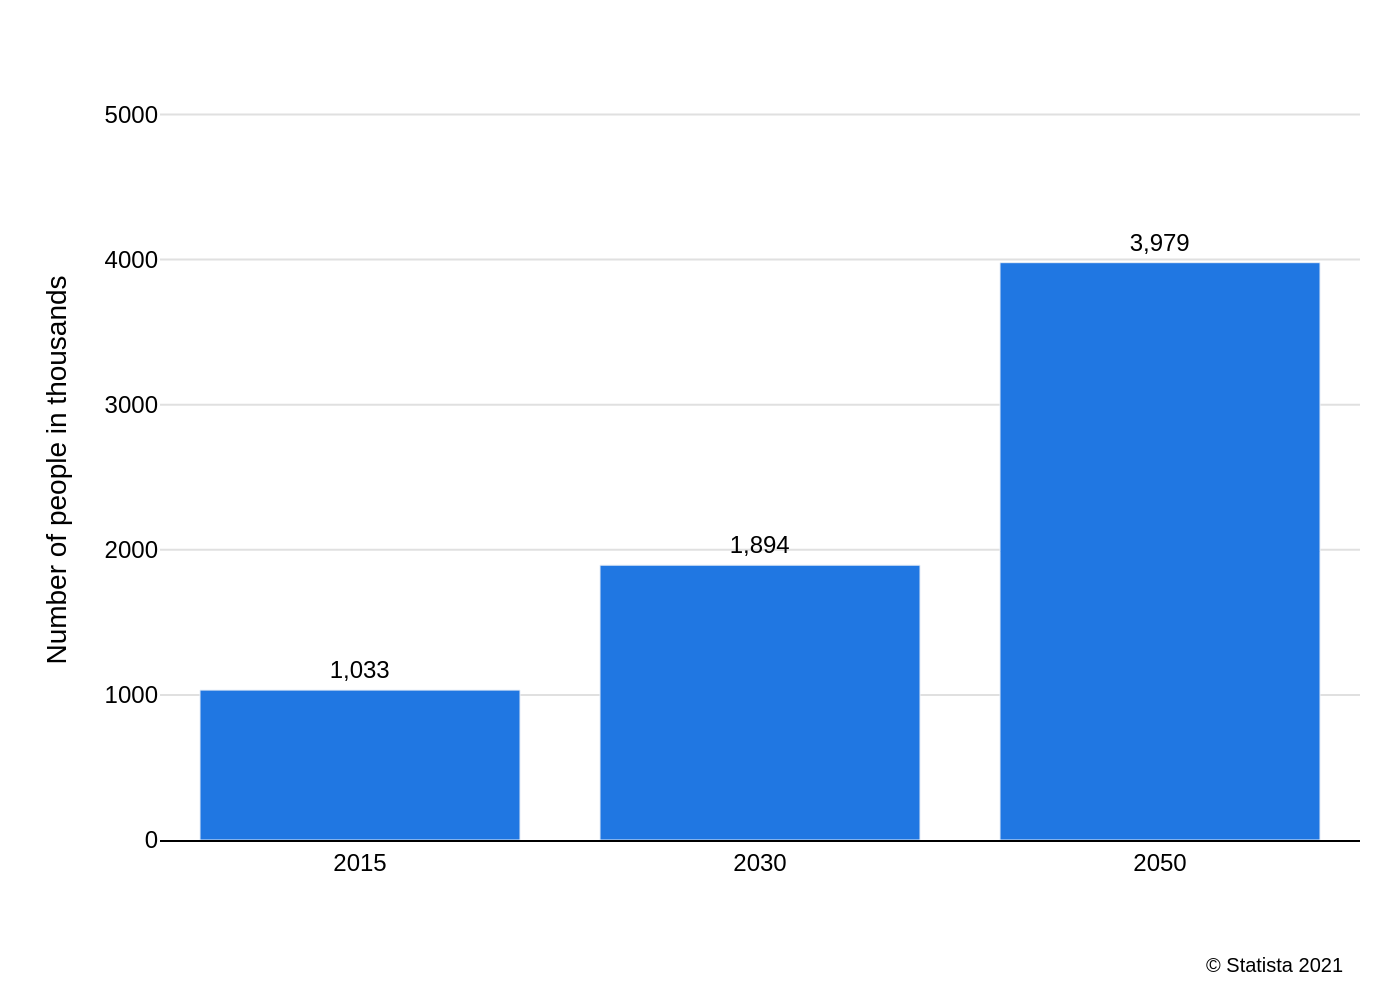

Python code for this plot:
import sys
import json
import os
import plotly.graph_objects as go

# --- 1. Load Data from JSON ---
# The script requires the path to the JSON file as a command-line argument.
if len(sys.argv) != 2:
    print("Usage: python create_chart.py <path_to_json_file>")
    sys.exit(1)

json_path = sys.argv[1]

# Read the JSON data file
try:
    with open(json_path, 'r', encoding='utf-8') as f:
        chart_data = json.load(f)
except FileNotFoundError:
    print(f"Error: JSON file not found at {json_path}")
    sys.exit(1)
except json.JSONDecodeError:
    print(f"Error: Could not decode JSON from {json_path}")
    sys.exit(1)

# --- 2. Extract Data and Texts ---
data = chart_data['chart_data']
texts = chart_data['texts']
colors = chart_data['colors']

# Prepare data for Plotly trace
x_values = [d['x'] for d in data]
y_values = [d['y'] for d in data]

# --- 3. Create the Chart ---
# Initialize the figure
fig = go.Figure()

# Add the bar trace
fig.add_trace(go.Bar(
    x=x_values,
    y=y_values,
    marker_color=colors[0],
    text=y_values,
    textposition='outside',
    cliponaxis=False  # Prevent text labels from being clipped
))

# --- 4. Configure Layout and Styling ---
fig.update_layout(
    font=dict(
        family="Arial",
        size=12,
        color="black"
    ),
    plot_bgcolor='white',
    showlegend=False,
    xaxis=dict(
        type='category',
        title_text=texts.get('x_axis_title'),
        showline=True,
        linewidth=1,
        linecolor='black',
        tickfont=dict(size=12),
        zeroline=False
    ),
    yaxis=dict(
        title_text=texts.get('y_axis_title'),
        range=[0, 5100],
        dtick=1000,
        showgrid=True,
        gridcolor='#e0e0e0',
        zeroline=False
    ),
    margin=dict(l=80, r=20, t=50, b=80),
    # Add source annotation at the bottom
    annotations=[
        dict(
            text=texts.get('source'),
            showarrow=False,
            xref="paper", yref="paper",
            x=0.99, y=-0.15,
            xanchor='right', yanchor='top',
            align="right",
            font=dict(size=10)
        )
    ]
)

# Update trace text font specifically
fig.update_traces(
    textfont=dict(
        family="Arial",
        size=12,
        color='black'
    ),
    texttemplate='%{text:,}' # Format number with comma for thousands
)

# --- 5. Output the Image ---
# Derive the output filename from the input JSON filename
base_filename = os.path.splitext(os.path.basename(json_path))[0]
output_filename = f"{base_filename}.png"

# Save the figure as a PNG image
fig.write_image(output_filename, scale=2)

print(f"Chart saved to {output_filename}")
